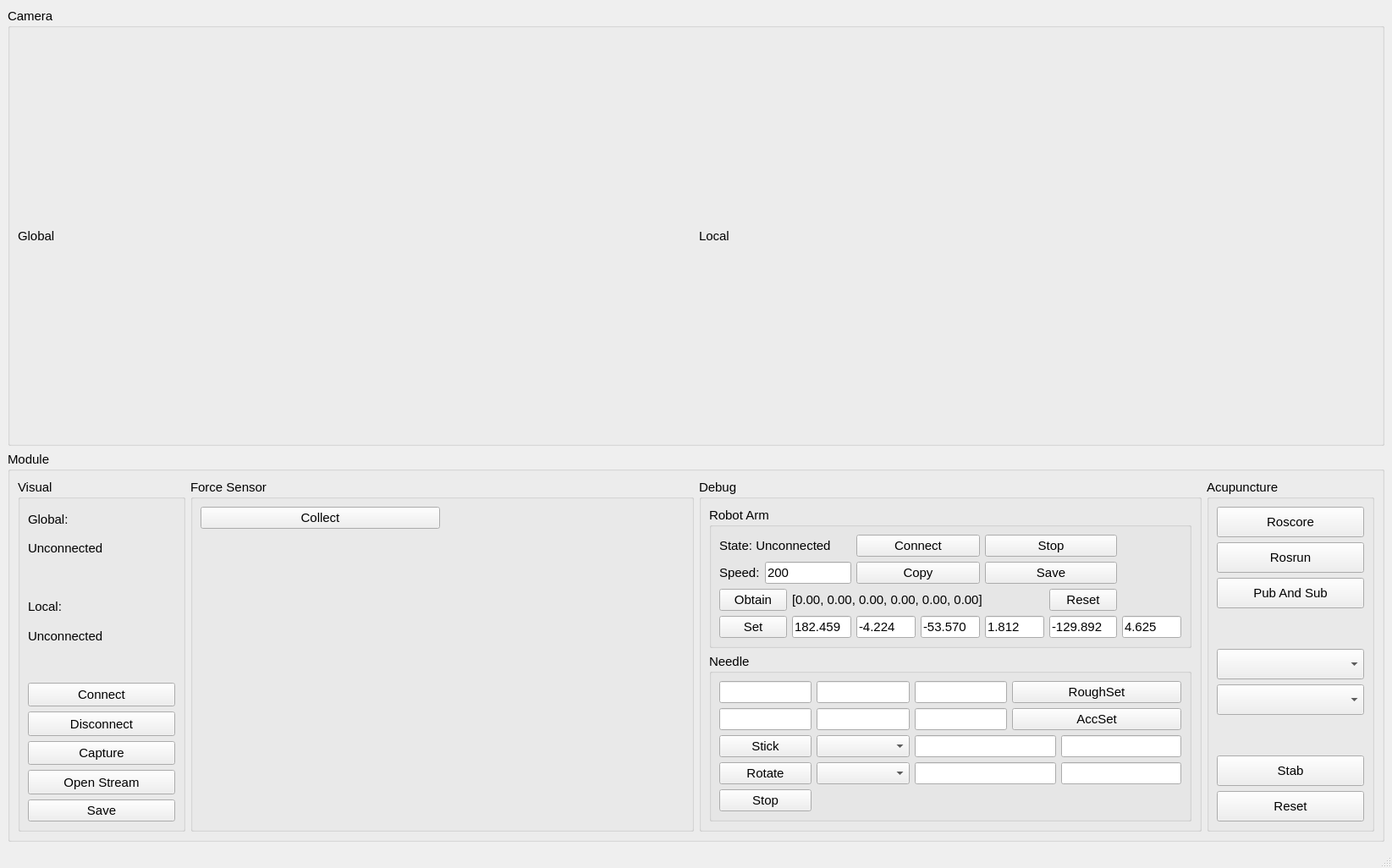
<?xml version="1.0" encoding="UTF-8"?>
<ui version="4.0">
 <class>MainWindow</class>
 <widget class="QMainWindow" name="MainWindow">
  <property name="geometry">
   <rect>
    <x>0</x>
    <y>0</y>
    <width>1645</width>
    <height>1026</height>
   </rect>
  </property>
  <property name="windowTitle">
   <string>MainWindow</string>
  </property>
  <widget class="QWidget" name="centralwidget">
   <layout class="QGridLayout" name="gridLayout" rowstretch="1,0" columnstretch="0">
    <item row="0" column="0">
     <widget class="QGroupBox" name="groupBox1">
      <property name="font">
       <font>
        <pointsize>11</pointsize>
       </font>
      </property>
      <property name="title">
       <string>Camera</string>
      </property>
      <layout class="QHBoxLayout" name="horizontalLayout_2" stretch="1,1">
       <item>
        <widget class="QLabel" name="labelGlobalCam">
         <property name="text">
          <string>Global</string>
         </property>
        </widget>
       </item>
       <item>
        <widget class="QLabel" name="labelLocalCam">
         <property name="text">
          <string>Local</string>
         </property>
        </widget>
       </item>
      </layout>
     </widget>
    </item>
    <item row="1" column="0">
     <widget class="QGroupBox" name="groupBox2">
      <property name="font">
       <font>
        <pointsize>11</pointsize>
       </font>
      </property>
      <property name="title">
       <string>Module</string>
      </property>
      <layout class="QHBoxLayout" name="horizontalLayout" stretch="1,3,3,1">
       <item>
        <widget class="QGroupBox" name="groupBox21">
         <property name="minimumSize">
          <size>
           <width>0</width>
           <height>0</height>
          </size>
         </property>
         <property name="maximumSize">
          <size>
           <width>16777215</width>
           <height>16777215</height>
          </size>
         </property>
         <property name="font">
          <font>
           <pointsize>11</pointsize>
          </font>
         </property>
         <property name="title">
          <string>Visual</string>
         </property>
         <layout class="QVBoxLayout" name="verticalLayout_2" stretch="1,1,1,1,1,1,1,1,1,1,0">
          <property name="sizeConstraint">
           <enum>QLayout::SetDefaultConstraint</enum>
          </property>
          <item>
           <widget class="QLabel" name="labelGlobal">
            <property name="minimumSize">
             <size>
              <width>0</width>
              <height>0</height>
             </size>
            </property>
            <property name="maximumSize">
             <size>
              <width>16777215</width>
              <height>16777215</height>
             </size>
            </property>
            <property name="font">
             <font>
              <pointsize>11</pointsize>
             </font>
            </property>
            <property name="text">
             <string>Global:</string>
            </property>
           </widget>
          </item>
          <item>
           <widget class="QLabel" name="labelGlobalSta">
            <property name="minimumSize">
             <size>
              <width>0</width>
              <height>0</height>
             </size>
            </property>
            <property name="maximumSize">
             <size>
              <width>16777215</width>
              <height>16777215</height>
             </size>
            </property>
            <property name="font">
             <font>
              <pointsize>11</pointsize>
             </font>
            </property>
            <property name="text">
             <string>Unconnected</string>
            </property>
           </widget>
          </item>
          <item>
           <widget class="QLabel" name="labelDel1">
            <property name="text">
             <string/>
            </property>
           </widget>
          </item>
          <item>
           <widget class="QLabel" name="labelLocal">
            <property name="minimumSize">
             <size>
              <width>0</width>
              <height>0</height>
             </size>
            </property>
            <property name="maximumSize">
             <size>
              <width>16777215</width>
              <height>16777215</height>
             </size>
            </property>
            <property name="font">
             <font>
              <pointsize>11</pointsize>
             </font>
            </property>
            <property name="text">
             <string>Local:</string>
            </property>
           </widget>
          </item>
          <item>
           <widget class="QLabel" name="labelLocalSta">
            <property name="minimumSize">
             <size>
              <width>0</width>
              <height>0</height>
             </size>
            </property>
            <property name="maximumSize">
             <size>
              <width>16777215</width>
              <height>16777215</height>
             </size>
            </property>
            <property name="font">
             <font>
              <pointsize>11</pointsize>
             </font>
            </property>
            <property name="text">
             <string>Unconnected</string>
            </property>
           </widget>
          </item>
          <item>
           <widget class="QLabel" name="labelDel2">
            <property name="text">
             <string/>
            </property>
           </widget>
          </item>
          <item>
           <widget class="QPushButton" name="buttonConCam">
            <property name="sizePolicy">
             <sizepolicy hsizetype="Preferred" vsizetype="Preferred">
              <horstretch>0</horstretch>
              <verstretch>0</verstretch>
             </sizepolicy>
            </property>
            <property name="font">
             <font>
              <pointsize>11</pointsize>
             </font>
            </property>
            <property name="text">
             <string>Connect</string>
            </property>
           </widget>
          </item>
          <item>
           <widget class="QPushButton" name="buttonDisCam">
            <property name="sizePolicy">
             <sizepolicy hsizetype="Preferred" vsizetype="Preferred">
              <horstretch>0</horstretch>
              <verstretch>0</verstretch>
             </sizepolicy>
            </property>
            <property name="font">
             <font>
              <pointsize>11</pointsize>
             </font>
            </property>
            <property name="text">
             <string>Disconnect</string>
            </property>
           </widget>
          </item>
          <item>
           <widget class="QPushButton" name="buttonImg">
            <property name="sizePolicy">
             <sizepolicy hsizetype="Preferred" vsizetype="Preferred">
              <horstretch>0</horstretch>
              <verstretch>0</verstretch>
             </sizepolicy>
            </property>
            <property name="font">
             <font>
              <pointsize>11</pointsize>
             </font>
            </property>
            <property name="text">
             <string>Capture</string>
            </property>
           </widget>
          </item>
          <item>
           <widget class="QPushButton" name="buttonVideo">
            <property name="sizePolicy">
             <sizepolicy hsizetype="Preferred" vsizetype="Preferred">
              <horstretch>0</horstretch>
              <verstretch>0</verstretch>
             </sizepolicy>
            </property>
            <property name="font">
             <font>
              <pointsize>11</pointsize>
             </font>
            </property>
            <property name="text">
             <string>Open Stream</string>
            </property>
           </widget>
          </item>
          <item>
           <widget class="QPushButton" name="buttonSave">
            <property name="text">
             <string>Save</string>
            </property>
           </widget>
          </item>
         </layout>
        </widget>
       </item>
       <item>
        <widget class="QGroupBox" name="groupBox22">
         <property name="font">
          <font>
           <pointsize>11</pointsize>
          </font>
         </property>
         <property name="title">
          <string>Force Sensor</string>
         </property>
         <layout class="QGridLayout" name="gridLayout_2" rowstretch="1,2,2" columnstretch="1,1">
          <item row="0" column="0">
           <widget class="QPushButton" name="buttonCollect">
            <property name="font">
             <font>
              <pointsize>11</pointsize>
             </font>
            </property>
            <property name="text">
             <string>Collect</string>
            </property>
           </widget>
          </item>
          <item row="1" column="0" colspan="2">
           <layout class="QVBoxLayout" name="plotViewF">
            <item>
             <widget class="QLabel" name="labelDel3">
              <property name="text">
               <string/>
              </property>
             </widget>
            </item>
           </layout>
          </item>
          <item row="2" column="0" colspan="2">
           <layout class="QVBoxLayout" name="plotViewT">
            <item>
             <widget class="QLabel" name="labelDel4">
              <property name="text">
               <string/>
              </property>
             </widget>
            </item>
           </layout>
          </item>
         </layout>
        </widget>
       </item>
       <item>
        <widget class="QGroupBox" name="groupBox23">
         <property name="minimumSize">
          <size>
           <width>0</width>
           <height>0</height>
          </size>
         </property>
         <property name="maximumSize">
          <size>
           <width>16777215</width>
           <height>16777215</height>
          </size>
         </property>
         <property name="font">
          <font>
           <pointsize>11</pointsize>
          </font>
         </property>
         <property name="title">
          <string>Debug</string>
         </property>
         <layout class="QVBoxLayout" name="verticalLayout" stretch="1,1">
          <item>
           <widget class="QGroupBox" name="groupBox231">
            <property name="font">
             <font>
              <pointsize>11</pointsize>
             </font>
            </property>
            <property name="title">
             <string>Robot Arm</string>
            </property>
            <layout class="QGridLayout" name="gridLayout_3">
             <item row="1" column="5" colspan="2">
              <widget class="QPushButton" name="buttonSaveAngles">
               <property name="sizePolicy">
                <sizepolicy hsizetype="Preferred" vsizetype="Preferred">
                 <horstretch>0</horstretch>
                 <verstretch>0</verstretch>
                </sizepolicy>
               </property>
               <property name="font">
                <font>
                 <pointsize>11</pointsize>
                </font>
               </property>
               <property name="text">
                <string>Save</string>
               </property>
              </widget>
             </item>
             <item row="3" column="2">
              <widget class="QLineEdit" name="editAngle1">
               <property name="sizePolicy">
                <sizepolicy hsizetype="Preferred" vsizetype="Preferred">
                 <horstretch>0</horstretch>
                 <verstretch>0</verstretch>
                </sizepolicy>
               </property>
               <property name="font">
                <font>
                 <pointsize>11</pointsize>
                </font>
               </property>
               <property name="text">
                <string>182.459</string>
               </property>
              </widget>
             </item>
             <item row="3" column="3">
              <widget class="QLineEdit" name="editAngle2">
               <property name="sizePolicy">
                <sizepolicy hsizetype="Preferred" vsizetype="Preferred">
                 <horstretch>0</horstretch>
                 <verstretch>0</verstretch>
                </sizepolicy>
               </property>
               <property name="font">
                <font>
                 <pointsize>11</pointsize>
                </font>
               </property>
               <property name="text">
                <string>-4.224</string>
               </property>
              </widget>
             </item>
             <item row="3" column="0" colspan="2">
              <widget class="QPushButton" name="buttonSetAngles">
               <property name="sizePolicy">
                <sizepolicy hsizetype="Preferred" vsizetype="Preferred">
                 <horstretch>0</horstretch>
                 <verstretch>0</verstretch>
                </sizepolicy>
               </property>
               <property name="font">
                <font>
                 <pointsize>11</pointsize>
                </font>
               </property>
               <property name="text">
                <string>Set</string>
               </property>
              </widget>
             </item>
             <item row="1" column="1" colspan="2">
              <widget class="QLineEdit" name="editSpeed">
               <property name="sizePolicy">
                <sizepolicy hsizetype="Preferred" vsizetype="Preferred">
                 <horstretch>0</horstretch>
                 <verstretch>0</verstretch>
                </sizepolicy>
               </property>
               <property name="font">
                <font>
                 <pointsize>11</pointsize>
                </font>
               </property>
               <property name="text">
                <string>200</string>
               </property>
              </widget>
             </item>
             <item row="1" column="3" colspan="2">
              <widget class="QPushButton" name="buttonCopyAngles">
               <property name="sizePolicy">
                <sizepolicy hsizetype="Preferred" vsizetype="Preferred">
                 <horstretch>0</horstretch>
                 <verstretch>0</verstretch>
                </sizepolicy>
               </property>
               <property name="font">
                <font>
                 <pointsize>11</pointsize>
                </font>
               </property>
               <property name="text">
                <string>Copy</string>
               </property>
              </widget>
             </item>
             <item row="0" column="3" colspan="2">
              <widget class="QPushButton" name="buttonConArm">
               <property name="sizePolicy">
                <sizepolicy hsizetype="Preferred" vsizetype="Preferred">
                 <horstretch>0</horstretch>
                 <verstretch>0</verstretch>
                </sizepolicy>
               </property>
               <property name="font">
                <font>
                 <pointsize>11</pointsize>
                </font>
               </property>
               <property name="text">
                <string>Connect</string>
               </property>
              </widget>
             </item>
             <item row="1" column="0">
              <widget class="QLabel" name="labelSpeed">
               <property name="sizePolicy">
                <sizepolicy hsizetype="Preferred" vsizetype="Preferred">
                 <horstretch>0</horstretch>
                 <verstretch>0</verstretch>
                </sizepolicy>
               </property>
               <property name="font">
                <font>
                 <pointsize>11</pointsize>
                </font>
               </property>
               <property name="text">
                <string>Speed:</string>
               </property>
              </widget>
             </item>
             <item row="2" column="0" colspan="2">
              <widget class="QPushButton" name="buttonObtainAngles">
               <property name="sizePolicy">
                <sizepolicy hsizetype="Preferred" vsizetype="Preferred">
                 <horstretch>0</horstretch>
                 <verstretch>0</verstretch>
                </sizepolicy>
               </property>
               <property name="font">
                <font>
                 <pointsize>11</pointsize>
                </font>
               </property>
               <property name="text">
                <string>Obtain</string>
               </property>
              </widget>
             </item>
             <item row="2" column="2" colspan="4">
              <widget class="QLabel" name="labelAngles">
               <property name="sizePolicy">
                <sizepolicy hsizetype="Preferred" vsizetype="Preferred">
                 <horstretch>0</horstretch>
                 <verstretch>0</verstretch>
                </sizepolicy>
               </property>
               <property name="font">
                <font>
                 <pointsize>11</pointsize>
                </font>
               </property>
               <property name="text">
                <string>[0.00, 0.00, 0.00, 0.00, 0.00, 0.00]</string>
               </property>
              </widget>
             </item>
             <item row="3" column="7">
              <widget class="QLineEdit" name="editAngle6">
               <property name="sizePolicy">
                <sizepolicy hsizetype="Preferred" vsizetype="Preferred">
                 <horstretch>0</horstretch>
                 <verstretch>0</verstretch>
                </sizepolicy>
               </property>
               <property name="font">
                <font>
                 <pointsize>11</pointsize>
                </font>
               </property>
               <property name="text">
                <string>4.625</string>
               </property>
              </widget>
             </item>
             <item row="0" column="0" colspan="3">
              <widget class="QLabel" name="labelArm">
               <property name="sizePolicy">
                <sizepolicy hsizetype="Preferred" vsizetype="Preferred">
                 <horstretch>0</horstretch>
                 <verstretch>0</verstretch>
                </sizepolicy>
               </property>
               <property name="font">
                <font>
                 <pointsize>11</pointsize>
                </font>
               </property>
               <property name="text">
                <string>State: Unconnected</string>
               </property>
              </widget>
             </item>
             <item row="0" column="5" colspan="2">
              <widget class="QPushButton" name="buttonStopArm">
               <property name="sizePolicy">
                <sizepolicy hsizetype="Preferred" vsizetype="Preferred">
                 <horstretch>0</horstretch>
                 <verstretch>0</verstretch>
                </sizepolicy>
               </property>
               <property name="font">
                <font>
                 <pointsize>11</pointsize>
                </font>
               </property>
               <property name="text">
                <string>Stop</string>
               </property>
              </widget>
             </item>
             <item row="3" column="5">
              <widget class="QLineEdit" name="editAngle4">
               <property name="sizePolicy">
                <sizepolicy hsizetype="Preferred" vsizetype="Preferred">
                 <horstretch>0</horstretch>
                 <verstretch>0</verstretch>
                </sizepolicy>
               </property>
               <property name="font">
                <font>
                 <pointsize>11</pointsize>
                </font>
               </property>
               <property name="text">
                <string>1.812</string>
               </property>
              </widget>
             </item>
             <item row="3" column="6">
              <widget class="QLineEdit" name="editAngle5">
               <property name="sizePolicy">
                <sizepolicy hsizetype="Preferred" vsizetype="Preferred">
                 <horstretch>0</horstretch>
                 <verstretch>0</verstretch>
                </sizepolicy>
               </property>
               <property name="font">
                <font>
                 <pointsize>11</pointsize>
                </font>
               </property>
               <property name="text">
                <string>-129.892</string>
               </property>
              </widget>
             </item>
             <item row="3" column="4">
              <widget class="QLineEdit" name="editAngle3">
               <property name="sizePolicy">
                <sizepolicy hsizetype="Preferred" vsizetype="Preferred">
                 <horstretch>0</horstretch>
                 <verstretch>0</verstretch>
                </sizepolicy>
               </property>
               <property name="font">
                <font>
                 <pointsize>11</pointsize>
                </font>
               </property>
               <property name="text">
                <string>-53.570</string>
               </property>
              </widget>
             </item>
             <item row="2" column="6">
              <widget class="QPushButton" name="buttonRobotReset">
               <property name="text">
                <string>Reset</string>
               </property>
              </widget>
             </item>
            </layout>
           </widget>
          </item>
          <item>
           <widget class="QGroupBox" name="groupBox232">
            <property name="font">
             <font>
              <pointsize>11</pointsize>
             </font>
            </property>
            <property name="title">
             <string>Needle</string>
            </property>
            <layout class="QGridLayout" name="gridLayout_5" rowstretch="1,1,1,1,1,0" columnstretch="1,1,1,1,1,1,1,0">
             <item row="0" column="2" colspan="2">
              <widget class="QLineEdit" name="editAcu2">
               <property name="sizePolicy">
                <sizepolicy hsizetype="Preferred" vsizetype="Preferred">
                 <horstretch>0</horstretch>
                 <verstretch>0</verstretch>
                </sizepolicy>
               </property>
              </widget>
             </item>
             <item row="0" column="0" colspan="2">
              <widget class="QLineEdit" name="editAcu1">
               <property name="sizePolicy">
                <sizepolicy hsizetype="Preferred" vsizetype="Preferred">
                 <horstretch>0</horstretch>
                 <verstretch>0</verstretch>
                </sizepolicy>
               </property>
              </widget>
             </item>
             <item row="4" column="0" colspan="2">
              <widget class="QPushButton" name="buttonRota">
               <property name="sizePolicy">
                <sizepolicy hsizetype="Preferred" vsizetype="Preferred">
                 <horstretch>0</horstretch>
                 <verstretch>0</verstretch>
                </sizepolicy>
               </property>
               <property name="text">
                <string>Rotate</string>
               </property>
              </widget>
             </item>
             <item row="3" column="4" colspan="3">
              <widget class="QLineEdit" name="editStick">
               <property name="sizePolicy">
                <sizepolicy hsizetype="Preferred" vsizetype="Preferred">
                 <horstretch>0</horstretch>
                 <verstretch>0</verstretch>
                </sizepolicy>
               </property>
              </widget>
             </item>
             <item row="4" column="4" colspan="3">
              <widget class="QLineEdit" name="editRota">
               <property name="sizePolicy">
                <sizepolicy hsizetype="Preferred" vsizetype="Preferred">
                 <horstretch>0</horstretch>
                 <verstretch>0</verstretch>
                </sizepolicy>
               </property>
              </widget>
             </item>
             <item row="4" column="7">
              <widget class="QLineEdit" name="editV2"/>
             </item>
             <item row="0" column="4" colspan="2">
              <widget class="QLineEdit" name="editAcu3">
               <property name="sizePolicy">
                <sizepolicy hsizetype="Preferred" vsizetype="Preferred">
                 <horstretch>0</horstretch>
                 <verstretch>0</verstretch>
                </sizepolicy>
               </property>
              </widget>
             </item>
             <item row="1" column="0" colspan="2">
              <widget class="QLineEdit" name="editNe1">
               <property name="sizePolicy">
                <sizepolicy hsizetype="Preferred" vsizetype="Preferred">
                 <horstretch>0</horstretch>
                 <verstretch>0</verstretch>
                </sizepolicy>
               </property>
              </widget>
             </item>
             <item row="3" column="7">
              <widget class="QLineEdit" name="editV1"/>
             </item>
             <item row="1" column="2" colspan="2">
              <widget class="QLineEdit" name="editNe2">
               <property name="sizePolicy">
                <sizepolicy hsizetype="Preferred" vsizetype="Preferred">
                 <horstretch>0</horstretch>
                 <verstretch>0</verstretch>
                </sizepolicy>
               </property>
              </widget>
             </item>
             <item row="3" column="2" colspan="2">
              <widget class="QComboBox" name="comboBoxStick">
               <property name="sizePolicy">
                <sizepolicy hsizetype="Preferred" vsizetype="Preferred">
                 <horstretch>0</horstretch>
                 <verstretch>0</verstretch>
                </sizepolicy>
               </property>
              </widget>
             </item>
             <item row="4" column="2" colspan="2">
              <widget class="QComboBox" name="comboBoxRota">
               <property name="sizePolicy">
                <sizepolicy hsizetype="Preferred" vsizetype="Preferred">
                 <horstretch>0</horstretch>
                 <verstretch>0</verstretch>
                </sizepolicy>
               </property>
              </widget>
             </item>
             <item row="5" column="0" colspan="2">
              <widget class="QPushButton" name="buttonStop">
               <property name="sizePolicy">
                <sizepolicy hsizetype="Preferred" vsizetype="Preferred">
                 <horstretch>0</horstretch>
                 <verstretch>0</verstretch>
                </sizepolicy>
               </property>
               <property name="text">
                <string>Stop</string>
               </property>
              </widget>
             </item>
             <item row="3" column="0" colspan="2">
              <widget class="QPushButton" name="buttonStick">
               <property name="sizePolicy">
                <sizepolicy hsizetype="Preferred" vsizetype="Preferred">
                 <horstretch>0</horstretch>
                 <verstretch>0</verstretch>
                </sizepolicy>
               </property>
               <property name="text">
                <string>Stick</string>
               </property>
              </widget>
             </item>
             <item row="1" column="4" colspan="2">
              <widget class="QLineEdit" name="editNe3">
               <property name="sizePolicy">
                <sizepolicy hsizetype="Preferred" vsizetype="Preferred">
                 <horstretch>0</horstretch>
                 <verstretch>0</verstretch>
                </sizepolicy>
               </property>
              </widget>
             </item>
             <item row="0" column="6" colspan="2">
              <widget class="QPushButton" name="buttonAcu">
               <property name="sizePolicy">
                <sizepolicy hsizetype="Preferred" vsizetype="Preferred">
                 <horstretch>0</horstretch>
                 <verstretch>0</verstretch>
                </sizepolicy>
               </property>
               <property name="text">
                <string>RoughSet</string>
               </property>
              </widget>
             </item>
             <item row="1" column="6" colspan="2">
              <widget class="QPushButton" name="buttonNe">
               <property name="sizePolicy">
                <sizepolicy hsizetype="Preferred" vsizetype="Preferred">
                 <horstretch>0</horstretch>
                 <verstretch>0</verstretch>
                </sizepolicy>
               </property>
               <property name="text">
                <string>AccSet</string>
               </property>
              </widget>
             </item>
            </layout>
           </widget>
          </item>
         </layout>
        </widget>
       </item>
       <item>
        <widget class="QGroupBox" name="groupBox24">
         <property name="minimumSize">
          <size>
           <width>0</width>
           <height>0</height>
          </size>
         </property>
         <property name="maximumSize">
          <size>
           <width>16777215</width>
           <height>16777215</height>
          </size>
         </property>
         <property name="font">
          <font>
           <pointsize>11</pointsize>
          </font>
         </property>
         <property name="title">
          <string>Acupuncture</string>
         </property>
         <layout class="QVBoxLayout" name="verticalLayout_3">
          <item>
           <widget class="QPushButton" name="buttonRoscore">
            <property name="sizePolicy">
             <sizepolicy hsizetype="Preferred" vsizetype="Preferred">
              <horstretch>0</horstretch>
              <verstretch>0</verstretch>
             </sizepolicy>
            </property>
            <property name="text">
             <string>Roscore</string>
            </property>
           </widget>
          </item>
          <item>
           <widget class="QPushButton" name="buttonRosrun">
            <property name="sizePolicy">
             <sizepolicy hsizetype="Preferred" vsizetype="Preferred">
              <horstretch>0</horstretch>
              <verstretch>0</verstretch>
             </sizepolicy>
            </property>
            <property name="text">
             <string>Rosrun</string>
            </property>
           </widget>
          </item>
          <item>
           <widget class="QPushButton" name="buttonPubAndSub">
            <property name="sizePolicy">
             <sizepolicy hsizetype="Preferred" vsizetype="Preferred">
              <horstretch>0</horstretch>
              <verstretch>0</verstretch>
             </sizepolicy>
            </property>
            <property name="text">
             <string>Pub And Sub</string>
            </property>
           </widget>
          </item>
          <item>
           <widget class="QLabel" name="labelDelA1">
            <property name="text">
             <string/>
            </property>
           </widget>
          </item>
          <item>
           <widget class="QComboBox" name="comboBoxAcu">
            <property name="sizePolicy">
             <sizepolicy hsizetype="Preferred" vsizetype="Preferred">
              <horstretch>0</horstretch>
              <verstretch>0</verstretch>
             </sizepolicy>
            </property>
           </widget>
          </item>
          <item>
           <widget class="QComboBox" name="comboBoxNe">
            <property name="sizePolicy">
             <sizepolicy hsizetype="Preferred" vsizetype="Preferred">
              <horstretch>0</horstretch>
              <verstretch>0</verstretch>
             </sizepolicy>
            </property>
           </widget>
          </item>
          <item>
           <widget class="QLabel" name="labelDelA2">
            <property name="text">
             <string/>
            </property>
           </widget>
          </item>
          <item>
           <widget class="QPushButton" name="buttonStab">
            <property name="sizePolicy">
             <sizepolicy hsizetype="Preferred" vsizetype="Preferred">
              <horstretch>0</horstretch>
              <verstretch>0</verstretch>
             </sizepolicy>
            </property>
            <property name="font">
             <font>
              <pointsize>11</pointsize>
             </font>
            </property>
            <property name="text">
             <string>Stab</string>
            </property>
           </widget>
          </item>
          <item>
           <widget class="QPushButton" name="buttonReset">
            <property name="sizePolicy">
             <sizepolicy hsizetype="Preferred" vsizetype="Preferred">
              <horstretch>0</horstretch>
              <verstretch>0</verstretch>
             </sizepolicy>
            </property>
            <property name="font">
             <font>
              <pointsize>11</pointsize>
             </font>
            </property>
            <property name="text">
             <string>Reset</string>
            </property>
           </widget>
          </item>
         </layout>
        </widget>
       </item>
      </layout>
     </widget>
    </item>
   </layout>
  </widget>
  <widget class="QMenuBar" name="menubar">
   <property name="geometry">
    <rect>
     <x>0</x>
     <y>0</y>
     <width>1645</width>
     <height>28</height>
    </rect>
   </property>
  </widget>
  <widget class="QStatusBar" name="statusbar"/>
 </widget>
 <resources/>
 <connections/>
</ui>
